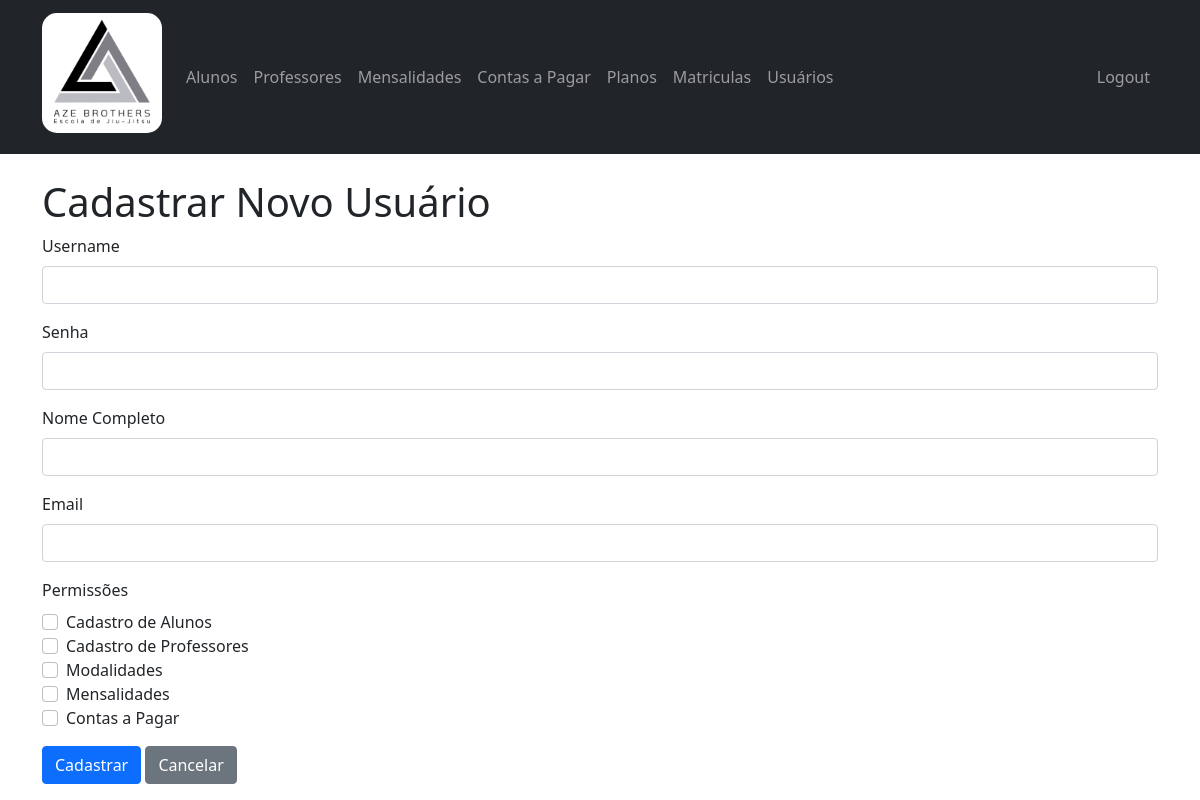
Page /usuarios/novo (signed in) on the committed database.
### app.py (models this page shows)
class Permissao(db.Model):
    id = db.Column(db.Integer, primary_key=True)
    nome = db.Column(db.String(50), nullable=False)
    codigo = db.Column(db.String(50), unique=True, nullable=False)

### app.py (the view, shortened to what this page needs)
@app.route('/usuarios/novo', methods=['GET', 'POST'])
@login_required
@requer_permissao('admin')
def novo_usuario():
    permissoes = Permissao.query.all()
    return render_template('usuarios/novo.html', permissoes=permissoes)

### app.py (called while the page is built)
def requer_permissao(codigo_permissao):
    def decorator(f):
        @wraps(f)
        def decorated_function(*args, **kwargs):
            if not current_user.tem_permissao(codigo_permissao):
                flash('Você não tem permissão para acessar esta área. Procure o Administrador para solicitar !', 'error')
                return redirect(url_for('index'))
            return f(*args, **kwargs)
        return decorated_function
    return decorator

@login_manager.user_loader
def load_user(user_id):
    return Usuario.query.get(int(user_id))

    def tem_permissao(self, codigo_permissao):
        if self.tipo == 'admin':  # Admin tem todas as permissões
            return True
        return any(p.codigo == codigo_permissao for p in self.permissoes)

### templates/usuarios/novo.html (shortened to what this page needs)
{% extends "base.html" %}
{% block content %}
    <h1>{% if usuario %}Editar Usuário{% else %}Cadastrar Novo Usuário{% endif %}</h1>
    <form method="POST">
        <div class="mb-3">
            <label for="username" class="form-label">Username</label>
            <input type="text" class="form-control" id="username" name="username"
                   value="{% if usuario %}{{ usuario.username }}{% endif %}" required>
        </div>
        <div class="mb-3">
            <label for="password" class="form-label">Senha</label>
            <input type="password" class="form-control" id="password" name="password"
                   {% if not usuario %}required{% endif %}>
        </div>
        <div class="mb-3">
            <label for="nome_completo" class="form-label">Nome Completo</label>
            <input type="text" class="form-control" id="nome_completo" name="nome_completo"
                   value="{% if usuario %}{{ usuario.nome_completo }}{% endif %}" required>
        </div>
        <div class="mb-3">
            <label for="email" class="form-label">Email</label>
            <input type="email" class="form-control" id="email" name="email"
                   value="{% if usuario %}{{ usuario.email }}{% endif %}" required>
        </div>
        <div class="mb-3">
            <label class="form-label">Permissões</label>
            <div class="form-check">
                {% for permissao in permissoes %}
                <div>
                    <input type="checkbox" class="form-check-input" id="perm_{{ permissao.codigo }}"
                           name="permissoes" value="{{ permissao.codigo }}"
                           {% if usuario and permissao in usuario.permissoes %}checked{% endif %}>
                    <label class="form-check-label" for="perm_{{ permissao.codigo }}">
                        {{ permissao.nome }}
                    </label>
                </div>
                {% endfor %}
            </div>
        </div>
        <button type="submit" class="btn btn-primary">
            {% if usuario %}Salvar Alterações{% else %}Cadastrar{% endif %}
        </button>
        <a href="{{ url_for('listar_usuarios') }}" class="btn btn-secondary">Cancelar</a>
    </form>
{% endblock %}

### rows in the picture
Permissao: nome "Cadastro de Alunos"
Permissao: nome "Cadastro de Professores"
Permissao: nome "Modalidades"
Permissao: nome "Mensalidades"
Permissao: nome "Contas a Pagar"
